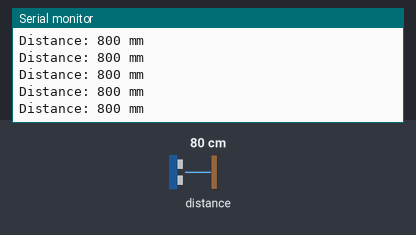
The sketch below on a simulated Arduino Mega 2560, built with avr-gcc and run on an emulated ATmega2560. Parts: the last lines printed to the serial monitor. Inputs (shaded band) come from the test bench; at power-on: distance to the obstacle 80 cm.

Above: at 1.2 s.
1.3 s: distance to the obstacle set to 250 cm
At 1.49 s:
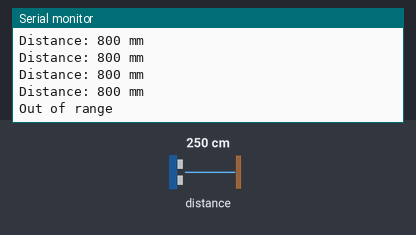
3.4 s: distance to the obstacle set to 2 cm
At 3.49 s:
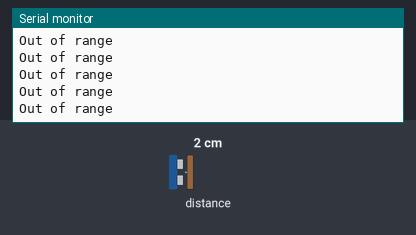

Measured:
- after the input at 1.3 s, the serial monitor: prints a new line after 0.07 s (image 1)

The sketch:

vl53lx0_distance_calculation.ino
```cpp
#include <Wire.h>
#include "Adafruit_VL53L0X.h"

Adafruit_VL53L0X lox = Adafruit_VL53L0X();

void setup() {
  Serial.begin(115200);
  while (!Serial) { delay(1); }

  Wire.begin();  // Mega: SDA=20, SCL=21

  Serial.println(F("Initializing VL53L0X..."));
  if (!lox.begin()) {
    Serial.println(F("VL53L0X not found. Check wiring (SDA=20, SCL=21, VIN, GND)."));
    while (1) { delay(10); }
  }
  Serial.println(F("VL53L0X ready."));
}

void loop() {
  VL53L0X_RangingMeasurementData_t measure;
  lox.rangingTest(&measure, false);  // true = print debug info

  // RangeStatus 4 = out of range / phase failure
  if (measure.RangeStatus != 4) {
    Serial.print(F("Distance: "));
    Serial.print(measure.RangeMilliMeter);
    Serial.println(F(" mm"));
  } else {
    Serial.println(F("Out of range"));
  }

  delay(100);
}
```
